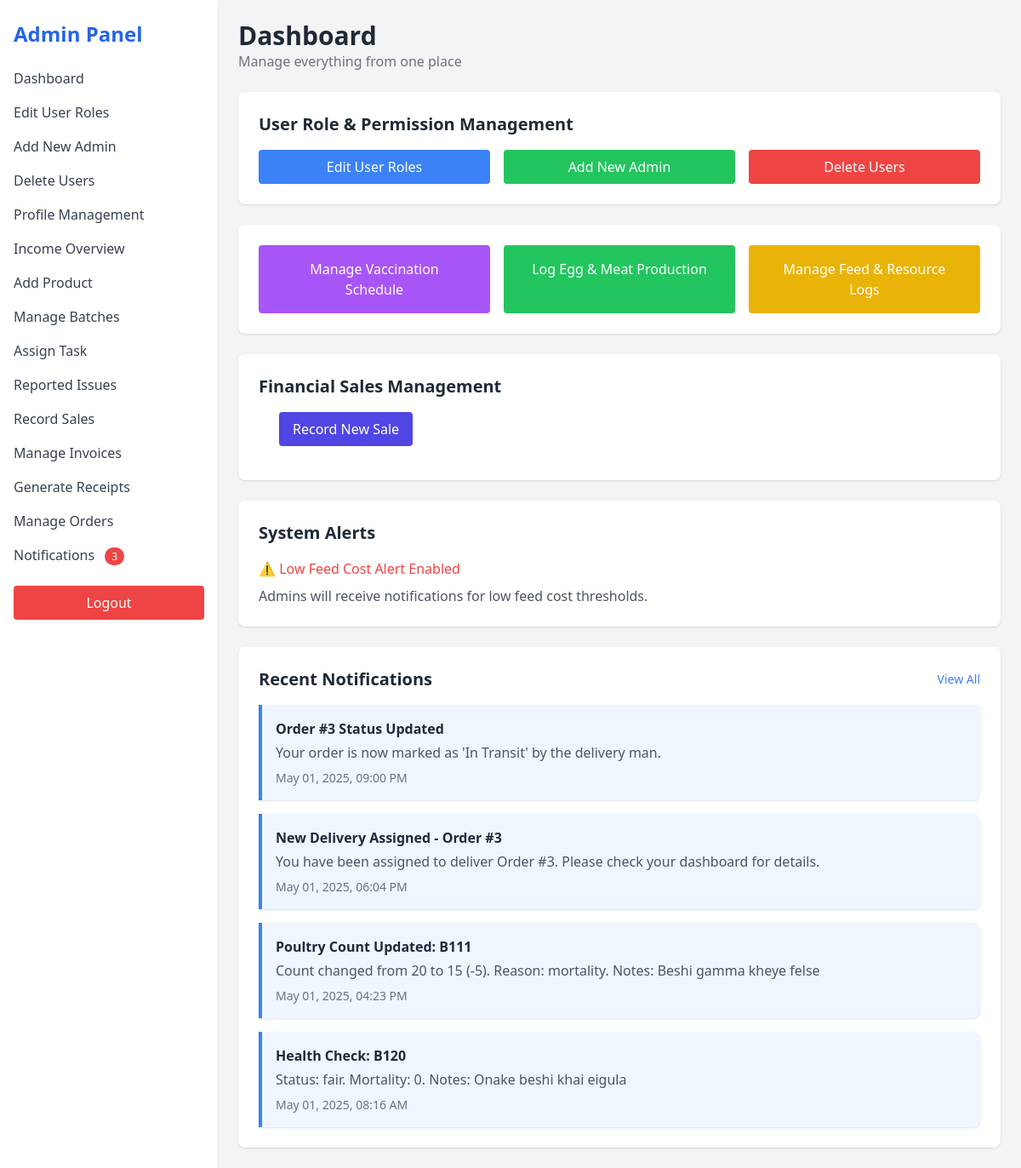
The app's page /admin (signed in), older data.
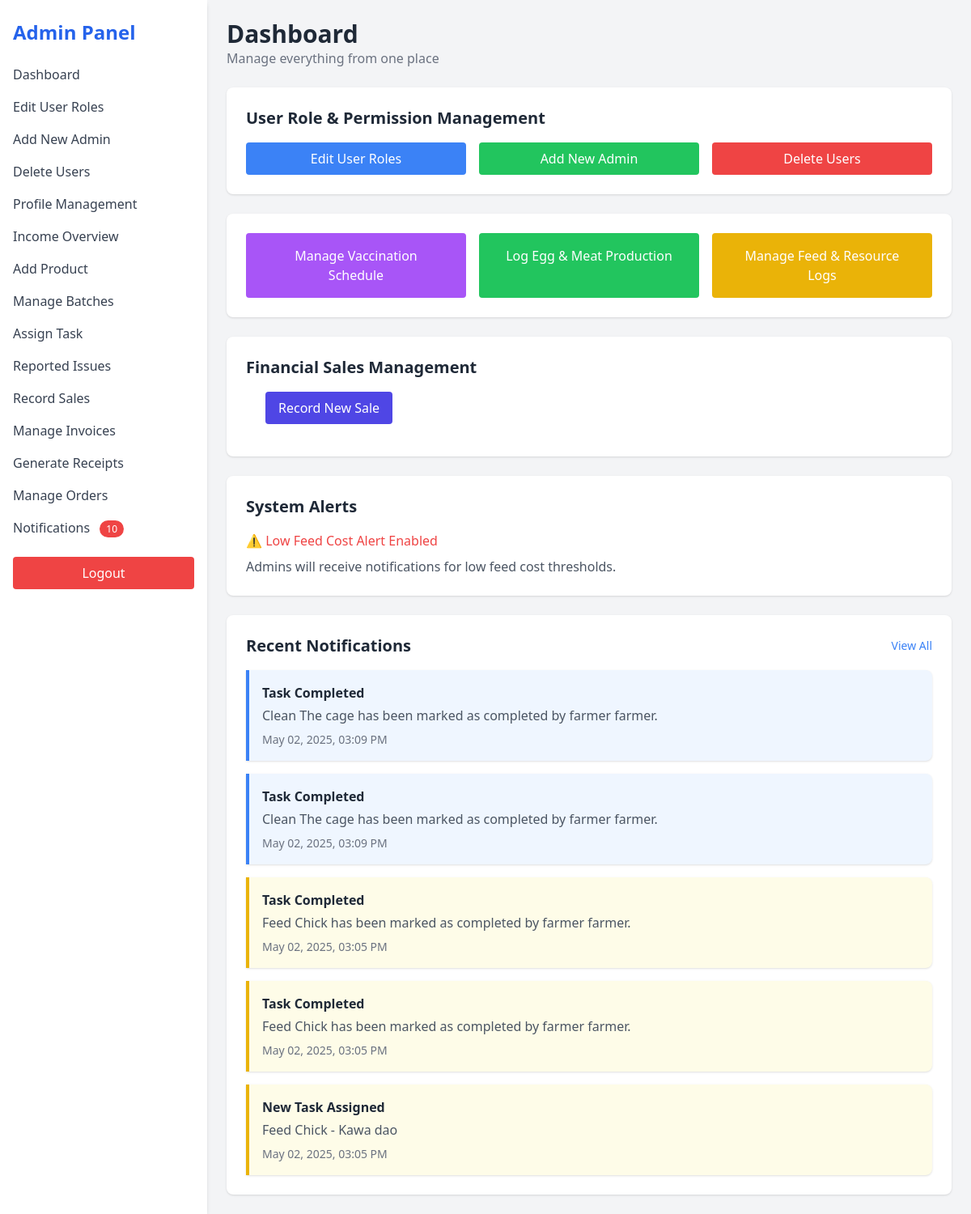
The same page, newer data.
### models.py (models this page shows, shortened)
class Notification(db.Model):
    id = db.Column(db.Integer, primary_key=True)
    title = db.Column(db.String(100), nullable=False)
    message = db.Column(db.Text, nullable=False)
    category = db.Column(db.String(50), nullable=False)  # 'count_update', 'health_check', 'system', etc.
    priority = db.Column(db.String(20), default='normal')  # 'low', 'normal', 'high', 'urgent'
    created_by = db.Column(db.Integer, db.ForeignKey('user.id'), nullable=False)
    created_at = db.Column(db.DateTime, default=datetime.utcnow)
    is_read = db.Column(db.Boolean, default=False)
    related_batch = db.Column(db.String(100), nullable=True)  # Optional reference to a batch
    for_user = db.Column(db.Integer, db.ForeignKey('user.id'), nullable=True)  # If notification is for a specific user
    for_role = db.Column(db.String(100), nullable=True)  # If notification is for users with specific roles
    creator = db.relationship('User', foreign_keys=[created_by], backref='notifications_created')
    target_user = db.relationship('User', foreign_keys=[for_user], backref='personal_notifications')

### app.py (the view)
@app.route('/admin')
def admin_panel():
    user_id = session.get('user_id')
    user = db.session.get(User, user_id)
    if not user or user.role != 'admin':
        return redirect(url_for('login'))
    recent_notifications = Notification.query.order_by(Notification.created_at.desc()).limit(5).all()
    unread_count = Notification.query.filter_by(is_read=False).count()
    return render_template('admin_panel.html', user=user, recent_notifications=recent_notifications, unread_count=unread_count)

### templates/admin_panel.html (shortened to what the changed rows need)
<!DOCTYPE html>
<html lang="en">
<head>
  <script src="https://cdn.tailwindcss.com"></script>
</head>
<body class="bg-gray-100 min-h-screen">
  <div class="flex h-screen">
    <aside class="w-64 bg-white shadow-md px-4 py-6">
      <h1 class="text-2xl font-bold text-blue-600 mb-6">Admin Panel</h1>
      <nav class="space-y-4">
        <a href="{{ url_for('admin_reported_issues') }}" class="block text-gray-700 hover:text-blue-500">
        <a href="{{ url_for('notifications') }}" class="block text-gray-700 hover:text-blue-500">
          Notifications
          {% if unread_count > 0 %}
            <span class="ml-2 bg-red-500 text-white text-xs rounded-full px-2 py-0.5">{{ unread_count }}</span>
          {% endif %}
        </a>
      </nav>
    </aside>
    <main class="flex-1 p-6 overflow-y-auto">
      <header class="mb-6">
        <h2 class="text-3xl font-semibold text-gray-800">Dashboard</h2>
      </header>
      <section class="bg-white p-6 rounded-lg shadow mt-6">
        <div class="space-y-4">
          {% for note in recent_notifications %}
            <div class="border-l-4 {% if note.priority == 'urgent' %}border-red-500 bg-red-50{% elif note.priority == 'high' %}border-yellow-500 bg-yellow-50{% else %}border-blue-500 bg-blue-50{% endif %} p-4 rounded-r-lg shadow">
              <h4 class="font-semibold text-gray-800">{{ note.title }}</h4>
              <p class="text-gray-600 mt-1">{{ note.message }}</p>
              <p class="text-sm text-gray-500 mt-2">{{ note.created_at.strftime('%b %d, %Y, %I:%M %p') }}</p>
            </div>
          {% else %}
            <p class="text-gray-600">No notifications available.</p>
          {% endfor %}
        </div>
      </section>
    </main>
  </div>
</body>
</html>

Row changes from the older to the newer data that the page shows:
no longer on this page (row unchanged): Notification: title "Order #3 Status Updated", message "Your order is now marked as 'In Transit' by the delivery man.", created_at "May 01, 2025, 09:00 PM"
no longer on this page (row unchanged): Notification: title "New Delivery Assigned - Order #3", message "You have been assigned to deliver Order #3. Please check your dashboard for details.", created_at "May 01, 2025, 06:04 PM"
no longer on this page (row unchanged): Notification: title "Poultry Count Updated: B111", message "Count changed from 20 to 15 (-5). Reason: mortality. Notes: Beshi gamma kheye felse", created_at "May 01, 2025, 04:23 PM"
no longer on this page (row unchanged): Notification: title "Health Check: B120", message "Status: fair. Mortality: 0. Notes: Onake beshi khai eigula", created_at "May 01, 2025, 08:16 AM"
added Notification: title "Task Completed", message "Clean The cage has been marked as completed by farmer farmer.", created_at "May 02, 2025, 03:09 PM"
added Notification: title "Task Completed", message "Clean The cage has been marked as completed by farmer farmer.", created_at "May 02, 2025, 03:09 PM"
added Notification: title "Task Completed", message "Feed Chick has been marked as completed by farmer farmer.", created_at "May 02, 2025, 03:05 PM", priority "high" (drawn)
added Notification: title "Task Completed", message "Feed Chick has been marked as completed by farmer farmer.", created_at "May 02, 2025, 03:05 PM", priority "high" (drawn)
added Notification: title "New Task Assigned", message "Feed Chick - Kawa dao", created_at "May 02, 2025, 03:05 PM", priority "high" (drawn)
Text that changed along with them:
{{ unread_count }}: "3" → "10"
